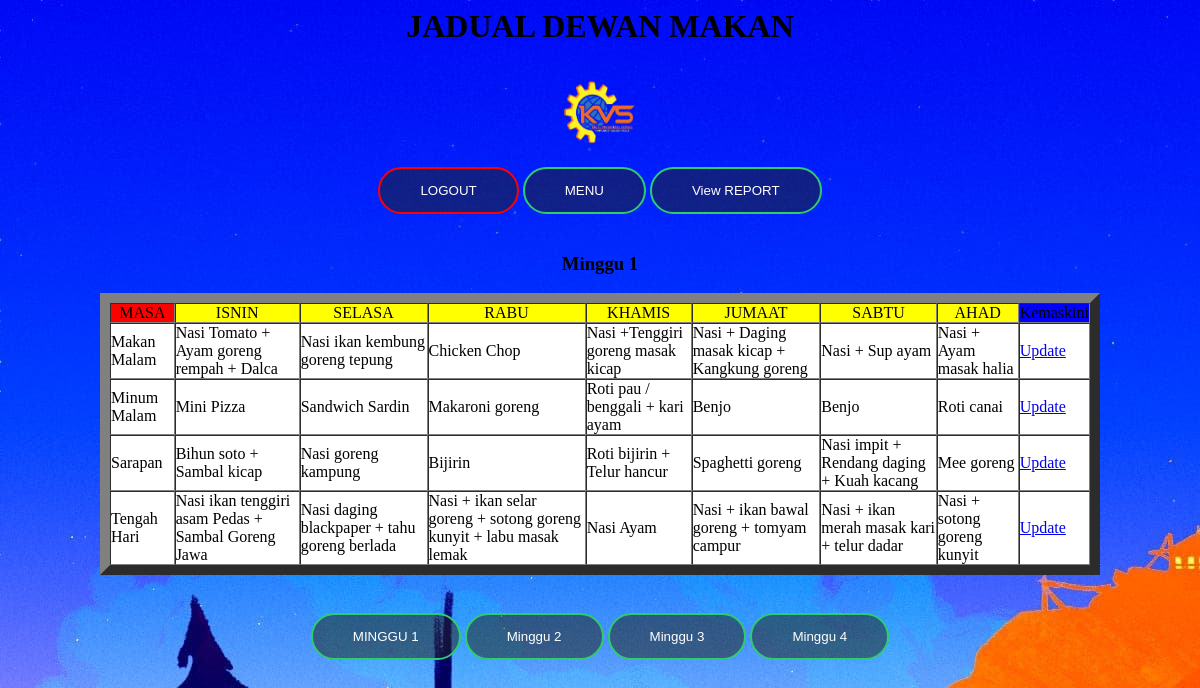
Screenshot of /dewanmakan/adminview1.php with the database file from the repository.
### tables this page shows
CREATE TABLE `jadual1` (
  `Masa` varchar(50) NOT NULL,
  `ISNIN` varchar(100) NOT NULL,
  `SELASA` varchar(100) NOT NULL,
  `RABU` varchar(100) NOT NULL,
  `KHAMIS` varchar(100) NOT NULL,
  `JUMAAT` varchar(100) NOT NULL,
  `SABTU` varchar(100) NOT NULL,
  `AHAD` varchar(100) NOT NULL
);

### dewanmakan/adminview1.php (the view, shortened to what this page needs)
<head>
</head>
<body style="background-image: url('image/firewatch.jpg')">
	<link rel="stylesheet" href="style/adminview1.css">
<?php
include 'linkdb.php';
$query="select Masa, ISNIN, SELASA, RABU, KHAMIS, JUMAAT, SABTU, AHAD from jadual1";
$result=mysqli_query($con,$query);
?>
<table width="1000" bgcolor="white" align="center" cellspacing="0" cellpadding="0" border="10">
<h1><p align="center">JADUAL DEWAN MAKAN</p></h1>
<center>
<img src="image/KS.png" height="70px" width="90px">
<br><a href="logout.php"><input type="submit" name="logout" value="LOGOUT"></a>
<a href="adminmenu.php"><input type="submit" name="submit" value="MENU"></a>
<a href="adminviewreport.php"><input type="submit" name="submit" value="View REPORT"></a>
</center>
<h3><p align="center">Minggu 1</p></h3>
	<td align="center" bgcolor="red">MASA</td>
	<td align="center" bgcolor="yellow">ISNIN</td>
	<td align="center" bgcolor="yellow">SELASA</td>
	<td align="center" bgcolor="yellow">RABU</td>
	<td align="center" bgcolor="yellow">KHAMIS</td>
	<td align="center" bgcolor="yellow">JUMAAT</td>
	<td align="center" bgcolor="yellow">SABTU</td>
	<td align="center" bgcolor="yellow">AHAD</td>
	<td align="center" bgcolor="blue">Kemaskini</td>
<?php
while($jadual1=mysqli_fetch_array($result)){
	$Masa=$jadual1["Masa"];
echo "<tr>";
echo "<td>".$jadual1["Masa"]."</td>";
echo "<td>".$jadual1["ISNIN"]."</td>";
echo "<td>".$jadual1["SELASA"]."</td>";
echo "<td>".$jadual1["RABU"]."</td>";
echo "<td>".$jadual1["KHAMIS"]."</td>";
echo "<td>".$jadual1["JUMAAT"]."</td>";
echo "<td>".$jadual1["SABTU"]."</td>";
echo "<td>".$jadual1["AHAD"]."</td>";
echo "<td>","<a href=\"fromkemaskini1.php?Masa=$Masa\">Update<a/>";
echo "</tr>";
}
echo "</table>";
?>
<br>
<center>
	<a href="adminview1.php"><input type="submit" name="submit" value="MINGGU 1"></a>
	<a href="adminview2.php"><input type="submit" name="submit" value="Minggu 2"></a>
	<a href="adminview3.php"><input type="submit" name="submit" value="Minggu 3"></a>
	<a href="adminview4.php"><input type="submit" name="submit" value="Minggu 4"></a>
</center>
</body>

### dewanmakan/style/adminview1.css (style rules this page uses)
[type = "submit"] { border: 0; background: none; margin: 20px auto; text-align:center; border: 2px solid #2ecc71; padding: 14px 40px; background-color: rgba(33, 33, 18, 0.5); outline: none; color: white; border-radius: 24px; transition: 0.25s; cursor: pointer; }
[name = "logout"] { border: 0; background: none; margin: 20px auto; text-align:center; border: 2px solid red; padding: 14px 40px; background-color: rgba(33, 33, 18, 0.5); outline: none; color: white; border-radius: 24px; transition: 0.25s; cursor: pointer; }

### rows the page displays
jadual1: Masa "Makan Malam", ISNIN "Nasi Tomato + Ayam goreng rempah + Dalca", SELASA "Nasi ikan kembung goreng tepung", RABU "Chicken Chop", KHAMIS "Nasi +Tenggiri goreng masak kicap", JUMAAT "Nasi + Daging masak kicap + Kangkung goreng", SABTU "Nasi + Sup ayam", AHAD "Nasi + Ayam masak halia"
jadual1: Masa "Minum Malam", ISNIN "Mini Pizza", SELASA "Sandwich Sardin", RABU "Makaroni goreng", KHAMIS "Roti pau / benggali + kari ayam", JUMAAT "Benjo", SABTU "Benjo", AHAD "Roti canai"
jadual1: Masa "Sarapan", ISNIN "Bihun soto + Sambal kicap", SELASA "Nasi goreng kampung", RABU "Bijirin", KHAMIS "Roti bijirin + Telur hancur", JUMAAT "Spaghetti goreng", SABTU "Nasi impit + Rendang daging + Kuah kacang", AHAD "Mee goreng"
jadual1: Masa "Tengah Hari", ISNIN "Nasi ikan tenggiri asam Pedas + Sambal Goreng Jawa", SELASA "Nasi daging blackpaper + tahu goreng berlada", RABU "Nasi + ikan selar goreng + sotong goreng kunyit + labu masak lemak", KHAMIS "Nasi Ayam", JUMAAT "Nasi + ikan bawal goreng + tomyam campur", SABTU "Nasi + ikan merah masak kari + telur dadar", AHAD "Nasi + sotong goreng kunyit"
